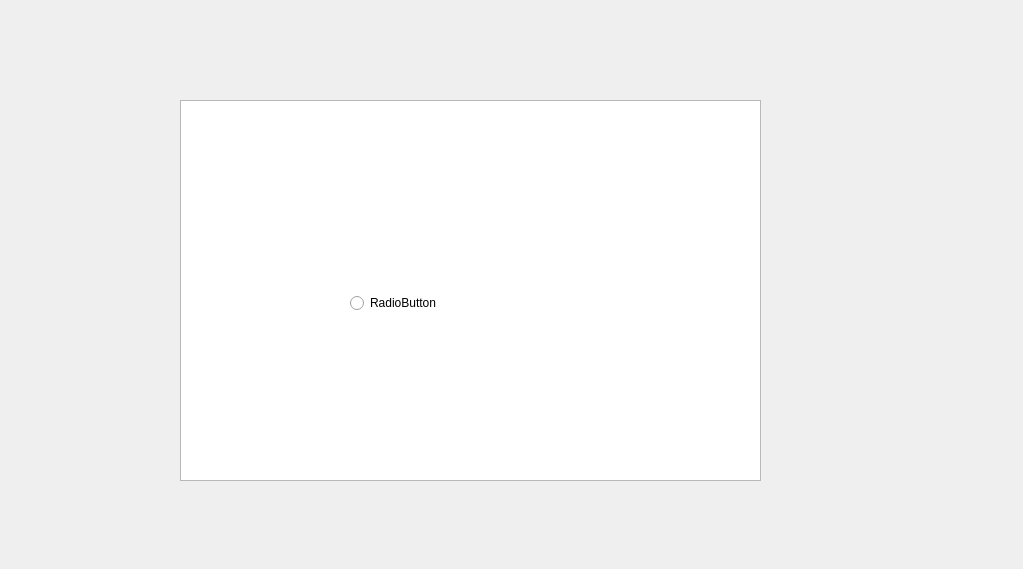
<?xml version="1.0" encoding="UTF-8"?>
<ui version="4.0">
 <class>Form</class>
 <widget class="QWidget" name="Form">
  <property name="geometry">
   <rect>
    <x>0</x>
    <y>0</y>
    <width>1023</width>
    <height>569</height>
   </rect>
  </property>
  <property name="windowTitle">
   <string>Form</string>
  </property>
  <widget class="QTableView" name="tableView">
   <property name="geometry">
    <rect>
     <x>180</x>
     <y>100</y>
     <width>581</width>
     <height>381</height>
    </rect>
   </property>
  </widget>
  <widget class="QRadioButton" name="radioButton">
   <property name="geometry">
    <rect>
     <x>350</x>
     <y>290</y>
     <width>112</width>
     <height>26</height>
    </rect>
   </property>
   <property name="text">
    <string>RadioButton</string>
   </property>
  </widget>
 </widget>
 <resources/>
 <connections/>
</ui>
